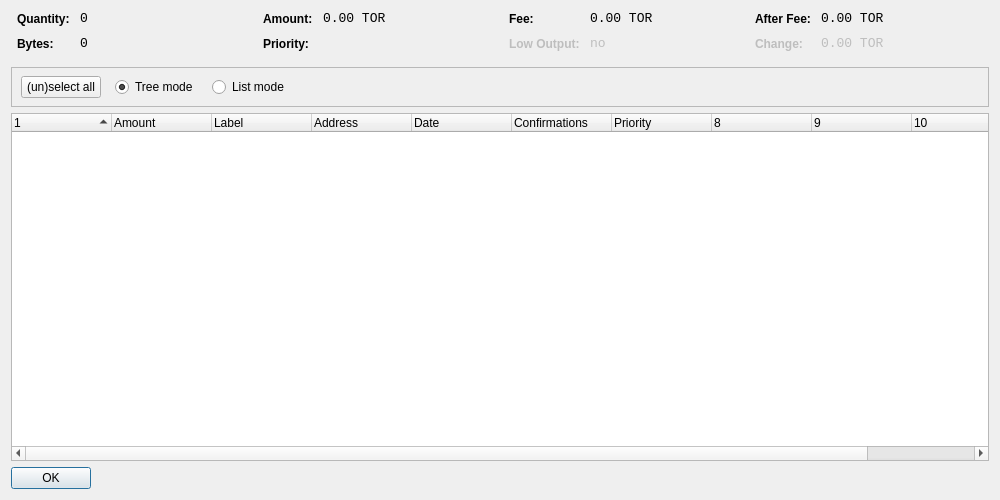
<?xml version="1.0" encoding="UTF-8"?>
<ui version="4.0">
 <class>CoinControlDialog</class>
 <widget class="QDialog" name="CoinControlDialog">
  <property name="geometry">
   <rect>
    <x>0</x>
    <y>0</y>
    <width>1000</width>
    <height>500</height>
   </rect>
  </property>
  <property name="windowTitle">
   <string>Coin Control</string>
  </property>
  <layout class="QVBoxLayout" name="verticalLayout">
   <item>
    <layout class="QHBoxLayout" name="horizontalLayoutTop" stretch="0,0,0,0">
     <property name="topMargin">
      <number>0</number>
     </property>
     <property name="bottomMargin">
      <number>10</number>
     </property>
     <item>
      <layout class="QFormLayout" name="formLayoutCoinControl1">
       <property name="horizontalSpacing">
        <number>10</number>
       </property>
       <property name="verticalSpacing">
        <number>10</number>
       </property>
       <property name="leftMargin">
        <number>6</number>
       </property>
       <property name="rightMargin">
        <number>6</number>
       </property>
       <item row="0" column="0">
        <widget class="QLabel" name="labelCoinControlQuantityText">
         <property name="styleSheet">
          <string notr="true">font-weight:bold;</string>
         </property>
         <property name="text">
          <string>Quantity:</string>
         </property>
        </widget>
       </item>
       <item row="0" column="1">
        <widget class="QLabel" name="labelCoinControlQuantity">
         <property name="font">
          <font>
           <family>Monospace</family>
           <pointsize>10</pointsize>
          </font>
         </property>
         <property name="cursor">
          <cursorShape>IBeamCursor</cursorShape>
         </property>
         <property name="contextMenuPolicy">
          <enum>Qt::ActionsContextMenu</enum>
         </property>
         <property name="text">
          <string notr="true">0</string>
         </property>
         <property name="textInteractionFlags">
          <set>Qt::LinksAccessibleByMouse|Qt::TextSelectableByKeyboard|Qt::TextSelectableByMouse</set>
         </property>
        </widget>
       </item>
       <item row="1" column="0">
        <widget class="QLabel" name="labelCoinControlBytesText">
         <property name="styleSheet">
          <string notr="true">font-weight:bold;</string>
         </property>
         <property name="text">
          <string>Bytes:</string>
         </property>
        </widget>
       </item>
       <item row="1" column="1">
        <widget class="QLabel" name="labelCoinControlBytes">
         <property name="font">
          <font>
           <family>Monospace</family>
           <pointsize>10</pointsize>
          </font>
         </property>
         <property name="cursor">
          <cursorShape>IBeamCursor</cursorShape>
         </property>
         <property name="contextMenuPolicy">
          <enum>Qt::ActionsContextMenu</enum>
         </property>
         <property name="text">
          <string notr="true">0</string>
         </property>
         <property name="textInteractionFlags">
          <set>Qt::LinksAccessibleByMouse|Qt::TextSelectableByKeyboard|Qt::TextSelectableByMouse</set>
         </property>
        </widget>
       </item>
      </layout>
     </item>
     <item>
      <layout class="QFormLayout" name="formLayoutCoinControl2">
       <property name="horizontalSpacing">
        <number>10</number>
       </property>
       <property name="verticalSpacing">
        <number>10</number>
       </property>
       <property name="leftMargin">
        <number>6</number>
       </property>
       <property name="rightMargin">
        <number>6</number>
       </property>
       <item row="0" column="0">
        <widget class="QLabel" name="labelCoinControlAmountText">
         <property name="styleSheet">
          <string notr="true">font-weight:bold;</string>
         </property>
         <property name="text">
          <string>Amount:</string>
         </property>
        </widget>
       </item>
       <item row="0" column="1">
        <widget class="QLabel" name="labelCoinControlAmount">
         <property name="font">
          <font>
           <family>Monospace</family>
           <pointsize>10</pointsize>
          </font>
         </property>
         <property name="cursor">
          <cursorShape>IBeamCursor</cursorShape>
         </property>
         <property name="contextMenuPolicy">
          <enum>Qt::ActionsContextMenu</enum>
         </property>
         <property name="text">
          <string notr="true">0.00 TOR</string>
         </property>
         <property name="textInteractionFlags">
          <set>Qt::LinksAccessibleByMouse|Qt::TextSelectableByKeyboard|Qt::TextSelectableByMouse</set>
         </property>
        </widget>
       </item>
       <item row="1" column="0">
        <widget class="QLabel" name="labelCoinControlPriorityText">
         <property name="styleSheet">
          <string notr="true">font-weight:bold;</string>
         </property>
         <property name="text">
          <string>Priority:</string>
         </property>
        </widget>
       </item>
       <item row="1" column="1">
        <widget class="QLabel" name="labelCoinControlPriority">
         <property name="font">
          <font>
           <family>Monospace</family>
           <pointsize>10</pointsize>
          </font>
         </property>
         <property name="cursor">
          <cursorShape>IBeamCursor</cursorShape>
         </property>
         <property name="contextMenuPolicy">
          <enum>Qt::ActionsContextMenu</enum>
         </property>
         <property name="text">
          <string/>
         </property>
         <property name="textInteractionFlags">
          <set>Qt::LinksAccessibleByMouse|Qt::TextSelectableByKeyboard|Qt::TextSelectableByMouse</set>
         </property>
        </widget>
       </item>
      </layout>
     </item>
     <item>
      <layout class="QFormLayout" name="formLayoutCoinControl3">
       <property name="horizontalSpacing">
        <number>10</number>
       </property>
       <property name="verticalSpacing">
        <number>10</number>
       </property>
       <property name="leftMargin">
        <number>6</number>
       </property>
       <property name="rightMargin">
        <number>6</number>
       </property>
       <item row="0" column="0">
        <widget class="QLabel" name="labelCoinControlFeeText">
         <property name="styleSheet">
          <string notr="true">font-weight:bold;</string>
         </property>
         <property name="text">
          <string>Fee:</string>
         </property>
        </widget>
       </item>
       <item row="0" column="1">
        <widget class="QLabel" name="labelCoinControlFee">
         <property name="font">
          <font>
           <family>Monospace</family>
           <pointsize>10</pointsize>
          </font>
         </property>
         <property name="cursor">
          <cursorShape>IBeamCursor</cursorShape>
         </property>
         <property name="contextMenuPolicy">
          <enum>Qt::ActionsContextMenu</enum>
         </property>
         <property name="text">
          <string notr="true">0.00 TOR</string>
         </property>
         <property name="textInteractionFlags">
          <set>Qt::LinksAccessibleByMouse|Qt::TextSelectableByKeyboard|Qt::TextSelectableByMouse</set>
         </property>
        </widget>
       </item>
       <item row="1" column="0">
        <widget class="QLabel" name="labelCoinControlLowOutputText">
         <property name="enabled">
          <bool>false</bool>
         </property>
         <property name="styleSheet">
          <string notr="true">font-weight:bold;</string>
         </property>
         <property name="text">
          <string>Low Output:</string>
         </property>
        </widget>
       </item>
       <item row="1" column="1">
        <widget class="QLabel" name="labelCoinControlLowOutput">
         <property name="enabled">
          <bool>false</bool>
         </property>
         <property name="font">
          <font>
           <family>Monospace</family>
           <pointsize>10</pointsize>
          </font>
         </property>
         <property name="cursor">
          <cursorShape>IBeamCursor</cursorShape>
         </property>
         <property name="contextMenuPolicy">
          <enum>Qt::ActionsContextMenu</enum>
         </property>
         <property name="text">
          <string notr="true">no</string>
         </property>
         <property name="textInteractionFlags">
          <set>Qt::LinksAccessibleByMouse|Qt::TextSelectableByKeyboard|Qt::TextSelectableByMouse</set>
         </property>
        </widget>
       </item>
      </layout>
     </item>
     <item>
      <layout class="QFormLayout" name="formLayoutCoinControl4">
       <property name="horizontalSpacing">
        <number>10</number>
       </property>
       <property name="verticalSpacing">
        <number>10</number>
       </property>
       <property name="leftMargin">
        <number>6</number>
       </property>
       <property name="rightMargin">
        <number>6</number>
       </property>
       <item row="0" column="0">
        <widget class="QLabel" name="labelCoinControlAfterFeeText">
         <property name="styleSheet">
          <string notr="true">font-weight:bold;</string>
         </property>
         <property name="text">
          <string>After Fee:</string>
         </property>
        </widget>
       </item>
       <item row="0" column="1">
        <widget class="QLabel" name="labelCoinControlAfterFee">
         <property name="font">
          <font>
           <family>Monospace</family>
           <pointsize>10</pointsize>
          </font>
         </property>
         <property name="cursor">
          <cursorShape>IBeamCursor</cursorShape>
         </property>
         <property name="contextMenuPolicy">
          <enum>Qt::ActionsContextMenu</enum>
         </property>
         <property name="text">
          <string notr="true">0.00 TOR</string>
         </property>
         <property name="textInteractionFlags">
          <set>Qt::LinksAccessibleByMouse|Qt::TextSelectableByKeyboard|Qt::TextSelectableByMouse</set>
         </property>
        </widget>
       </item>
       <item row="1" column="0">
        <widget class="QLabel" name="labelCoinControlChangeText">
         <property name="enabled">
          <bool>false</bool>
         </property>
         <property name="styleSheet">
          <string notr="true">font-weight:bold;</string>
         </property>
         <property name="text">
          <string>Change:</string>
         </property>
        </widget>
       </item>
       <item row="1" column="1">
        <widget class="QLabel" name="labelCoinControlChange">
         <property name="enabled">
          <bool>false</bool>
         </property>
         <property name="font">
          <font>
           <family>Monospace</family>
           <pointsize>10</pointsize>
          </font>
         </property>
         <property name="cursor">
          <cursorShape>IBeamCursor</cursorShape>
         </property>
         <property name="contextMenuPolicy">
          <enum>Qt::ActionsContextMenu</enum>
         </property>
         <property name="text">
          <string notr="true">0.00 TOR</string>
         </property>
         <property name="textInteractionFlags">
          <set>Qt::LinksAccessibleByMouse|Qt::TextSelectableByKeyboard|Qt::TextSelectableByMouse</set>
         </property>
        </widget>
       </item>
      </layout>
     </item>
    </layout>
   </item>
   <item>
    <widget class="QFrame" name="frame">
     <property name="minimumSize">
      <size>
       <width>0</width>
       <height>40</height>
      </size>
     </property>
     <property name="frameShape">
      <enum>QFrame::StyledPanel</enum>
     </property>
     <property name="frameShadow">
      <enum>QFrame::Sunken</enum>
     </property>
     <widget class="QWidget" name="horizontalLayoutWidget">
      <property name="geometry">
       <rect>
        <x>10</x>
        <y>0</y>
        <width>781</width>
        <height>41</height>
       </rect>
      </property>
      <layout class="QHBoxLayout" name="horizontalLayoutPanel" stretch="0,0,0,0,0">
       <property name="spacing">
        <number>14</number>
       </property>
       <item>
        <widget class="QPushButton" name="pushButtonSelectAll">
         <property name="sizePolicy">
          <sizepolicy hsizetype="Maximum" vsizetype="Fixed">
           <horstretch>0</horstretch>
           <verstretch>0</verstretch>
          </sizepolicy>
         </property>
         <property name="text">
          <string>(un)select all</string>
         </property>
        </widget>
       </item>
       <item>
        <widget class="QRadioButton" name="radioTreeMode">
         <property name="sizePolicy">
          <sizepolicy hsizetype="Maximum" vsizetype="Fixed">
           <horstretch>0</horstretch>
           <verstretch>0</verstretch>
          </sizepolicy>
         </property>
         <property name="text">
          <string>Tree mode</string>
         </property>
         <property name="checked">
          <bool>true</bool>
         </property>
        </widget>
       </item>
       <item>
        <widget class="QRadioButton" name="radioListMode">
         <property name="sizePolicy">
          <sizepolicy hsizetype="Maximum" vsizetype="Fixed">
           <horstretch>0</horstretch>
           <verstretch>0</verstretch>
          </sizepolicy>
         </property>
         <property name="text">
          <string>List mode</string>
         </property>
        </widget>
       </item>
       <item>
        <spacer name="horizontalSpacer">
         <property name="orientation">
          <enum>Qt::Horizontal</enum>
         </property>
         <property name="sizeHint" stdset="0">
          <size>
           <width>40</width>
           <height>20</height>
          </size>
         </property>
        </spacer>
       </item>
      </layout>
     </widget>
    </widget>
   </item>
   <item>
    <widget class="CoinControlTreeWidget" name="treeWidget">
     <property name="contextMenuPolicy">
      <enum>Qt::CustomContextMenu</enum>
     </property>
     <property name="sortingEnabled">
      <bool>false</bool>
     </property>
     <property name="columnCount">
      <number>11</number>
     </property>
     <attribute name="headerShowSortIndicator" stdset="0">
      <bool>true</bool>
     </attribute>
     <attribute name="headerStretchLastSection">
      <bool>false</bool>
     </attribute>
     <column>
      <property name="text">
       <string/>
      </property>
     </column>
     <column>
      <property name="text">
       <string>Amount</string>
      </property>
     </column>
     <column>
      <property name="text">
       <string>Label</string>
      </property>
     </column>
     <column>
      <property name="text">
       <string>Address</string>
      </property>
     </column>
     <column>
      <property name="text">
       <string>Date</string>
      </property>
     </column>
     <column>
      <property name="text">
       <string>Confirmations</string>
      </property>
      <property name="toolTip">
       <string>Confirmed</string>
      </property>
     </column>
     <column>
      <property name="text">
       <string>Priority</string>
      </property>
     </column>
     <column>
      <property name="text">
       <string/>
      </property>
     </column>
     <column>
      <property name="text">
       <string/>
      </property>
     </column>
     <column>
      <property name="text">
       <string/>
      </property>
     </column>
     <column>
      <property name="text">
       <string/>
      </property>
     </column>
    </widget>
   </item>
   <item>
    <widget class="QDialogButtonBox" name="buttonBox">
     <property name="sizePolicy">
      <sizepolicy hsizetype="Maximum" vsizetype="Fixed">
       <horstretch>0</horstretch>
       <verstretch>0</verstretch>
      </sizepolicy>
     </property>
     <property name="orientation">
      <enum>Qt::Horizontal</enum>
     </property>
     <property name="standardButtons">
      <set>QDialogButtonBox::Ok</set>
     </property>
    </widget>
   </item>
  </layout>
 </widget>
 <customwidgets>
  <customwidget>
   <class>CoinControlTreeWidget</class>
   <extends>QTreeWidget</extends>
   <header>coincontroltreewidget.h</header>
  </customwidget>
 </customwidgets>
 <resources/>
 <connections/>
</ui>
